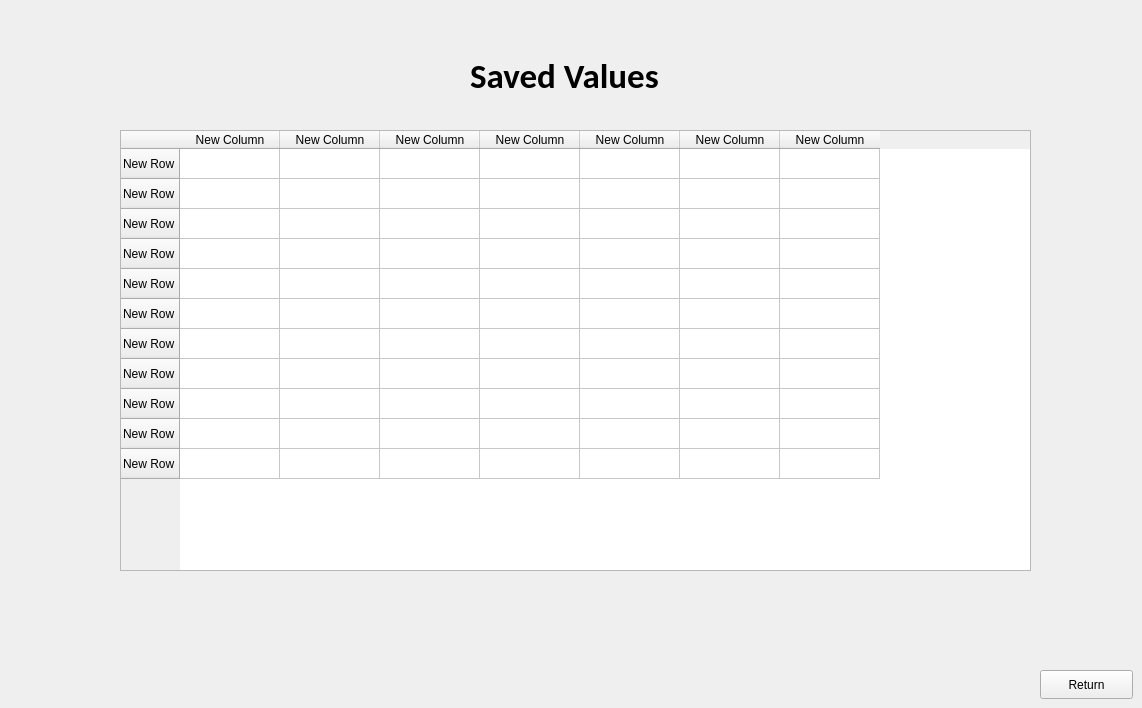
    <widget class="QWidget" name="SavedValPg">
     <widget class="QPushButton" name="ReturnH_SPg">
      <property name="geometry">
       <rect>
        <x>1040</x>
        <y>670</y>
        <width>93</width>
        <height>29</height>
       </rect>
      </property>
      <property name="text">
       <string>Return</string>
      </property>
     </widget>
     <widget class="QTableWidget" name="SavedTable">
      <property name="geometry">
       <rect>
        <x>120</x>
        <y>130</y>
        <width>911</width>
        <height>441</height>
       </rect>
      </property>
      <row>
       <property name="text">
        <string>New Row</string>
       </property>
      </row>
      <row>
       <property name="text">
        <string>New Row</string>
       </property>
      </row>
      <row>
       <property name="text">
        <string>New Row</string>
       </property>
      </row>
      <row>
       <property name="text">
        <string>New Row</string>
       </property>
      </row>
      <row>
       <property name="text">
        <string>New Row</string>
       </property>
      </row>
      <row>
       <property name="text">
        <string>New Row</string>
       </property>
      </row>
      <row>
       <property name="text">
        <string>New Row</string>
       </property>
      </row>
      <row>
       <property name="text">
        <string>New Row</string>
       </property>
      </row>
      <row>
       <property name="text">
        <string>New Row</string>
       </property>
      </row>
      <row>
       <property name="text">
        <string>New Row</string>
       </property>
      </row>
      <row>
       <property name="text">
        <string>New Row</string>
       </property>
      </row>
      <column>
       <property name="text">
        <string>New Column</string>
       </property>
      </column>
      <column>
       <property name="text">
        <string>New Column</string>
       </property>
      </column>
      <column>
       <property name="text">
        <string>New Column</string>
       </property>
      </column>
      <column>
       <property name="text">
        <string>New Column</string>
       </property>
      </column>
      <column>
       <property name="text">
        <string>New Column</string>
       </property>
      </column>
      <column>
       <property name="text">
        <string>New Column</string>
       </property>
      </column>
      <column>
       <property name="text">
        <string>New Column</string>
       </property>
      </column>
     </widget>
     <widget class="QLabel" name="TaskList_2">
      <property name="geometry">
       <rect>
        <x>470</x>
        <y>30</y>
        <width>241</width>
        <height>91</height>
       </rect>
      </property>
      <property name="font">
       <font>
        <family>Calibri</family>
        <pointsize>26</pointsize>
        <bold>true</bold>
       </font>
      </property>
      <property name="text">
       <string>Saved Values</string>
      </property>
     </widget>
    </widget>
